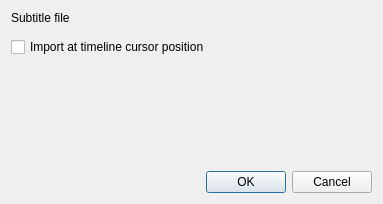
<?xml version="1.0" encoding="UTF-8"?>
<ui version="4.0">
 <class>ImportSub_UI</class>
 <widget class="QDialog" name="ImportSub_UI">
  <property name="geometry">
   <rect>
    <x>0</x>
    <y>0</y>
    <width>383</width>
    <height>204</height>
   </rect>
  </property>
  <property name="windowTitle">
   <string>Dialog</string>
  </property>
  <layout class="QGridLayout" name="gridLayout">
   <item row="4" column="0">
    <widget class="QDialogButtonBox" name="buttonBox">
     <property name="orientation">
      <enum>Qt::Horizontal</enum>
     </property>
     <property name="standardButtons">
      <set>QDialogButtonBox::Cancel|QDialogButtonBox::Ok</set>
     </property>
    </widget>
   </item>
   <item row="0" column="0">
    <widget class="QLabel" name="label">
     <property name="text">
      <string>Subtitle file</string>
     </property>
    </widget>
   </item>
   <item row="1" column="0">
    <widget class="KUrlRequester" name="subtitle_url">
     <property name="filter">
      <string>*.srt *.ass *.vtt *.sbv</string>
     </property>
    </widget>
   </item>
   <item row="2" column="0">
    <widget class="QCheckBox" name="cursor_pos">
     <property name="text">
      <string>Import at timeline cursor position</string>
     </property>
    </widget>
   </item>
   <item row="3" column="0">
    <spacer name="verticalSpacer">
     <property name="orientation">
      <enum>Qt::Vertical</enum>
     </property>
     <property name="sizeHint" stdset="0">
      <size>
       <width>20</width>
       <height>40</height>
      </size>
     </property>
    </spacer>
   </item>
  </layout>
 </widget>
 <customwidgets>
  <customwidget>
   <class>KUrlRequester</class>
   <extends>QWidget</extends>
   <header>kurlrequester.h</header>
   <container>1</container>
  </customwidget>
 </customwidgets>
 <resources/>
 <connections>
  <connection>
   <sender>buttonBox</sender>
   <signal>accepted()</signal>
   <receiver>ImportSub_UI</receiver>
   <slot>accept()</slot>
   <hints>
    <hint type="sourcelabel">
     <x>248</x>
     <y>254</y>
    </hint>
    <hint type="destinationlabel">
     <x>157</x>
     <y>274</y>
    </hint>
   </hints>
  </connection>
  <connection>
   <sender>buttonBox</sender>
   <signal>rejected()</signal>
   <receiver>ImportSub_UI</receiver>
   <slot>reject()</slot>
   <hints>
    <hint type="sourcelabel">
     <x>316</x>
     <y>260</y>
    </hint>
    <hint type="destinationlabel">
     <x>286</x>
     <y>274</y>
    </hint>
   </hints>
  </connection>
 </connections>
</ui>
